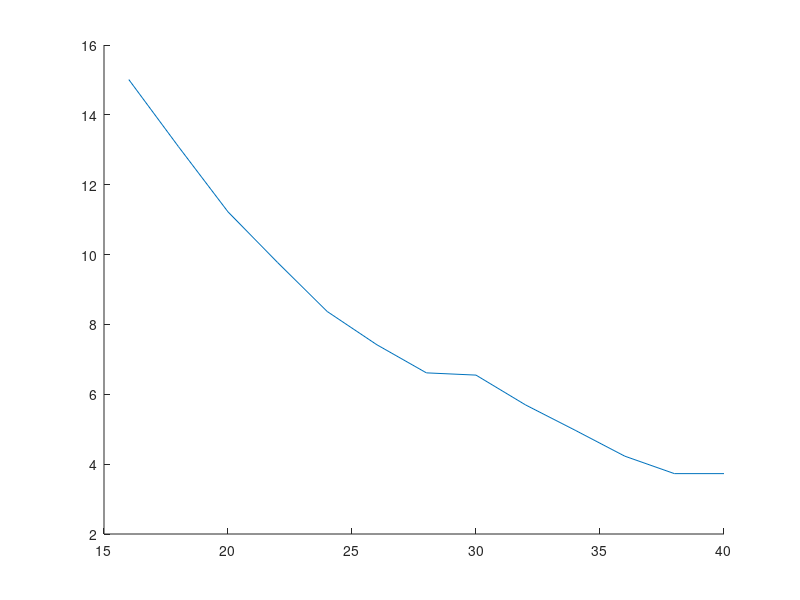

The MATLAB script that drew this image: (Note: this script raises an error after producing the figure.)

clear all;
close all;
clc;


%%
% 
% Open MATLAB for data analysis. In MATLAB, load the data from the file voltage_data.txt into a
% Numeric Matrix and plot it. You can use the MATLAB command importdata and plot to plot the
% data. You can visualize now that the sensor output is quite noisy. Calculate and write down the average and
% standard deviation of this dataset.
% 3. Now write a microcontroller (Arduino) code snippet to read in 20 consecutive values of the sensor voltage
% instead of a sigle one like before, average them into a single value and send it through the serial port. Output
% 50 such averaged values to a file as you did before. Import them into MATLAB, and plot the 50 datapoints.
% Calculate and write down the average and standard deviation. Finally, read in 200 consecutive voltage val-
% ues, average them on the microcontroller (Arduino), and save 50 such values into a data file. Again, plot
% your results in MATLAB and compare the average and standard deviation. Explain your observations and
% conclusions.

% load data
% 

% data = importdata('voltage_data.txt');
% figure
% hold on
% plot(data);
% disp(std(data))
% disp(mean(data))
% 
% data_averaged = importdata('voltage_data_averaged.txt');
% 
% plot(data_averaged);
% disp(std(data_averaged))
% disp(mean(data_averaged))
% 
% data_averaged_200 = importdata('voltage_data_averaged_200.txt');
% 
% plot(data_averaged_200);
% disp(std(data_averaged_200))
% disp(mean(data_averaged_200))
% 
% data_averaged_200_2 = importdata('voltage_data_averaged_200_2.txt');
% disp(mean(data_averaged_200_2))
% 
% qui = importdata('quiescent_voltage.txt');
% disp(mean(qui))

D = 0.01;
R = 0.02;

data = importdata('field_distance_backup.txt');
z = data(:,1)
B = data(:,2)

fun = @(Br,z)(Br(1)*0.5*((D+z)./sqrt(R.^2+(D+z).^2)-(z./sqrt(R.^2+z.^2))));
z0 = 176;
Br = lsqcurvefit(fun,z0,z,B)

hold on
plot(data(:,1), data(:,2));
fplot(fun);



